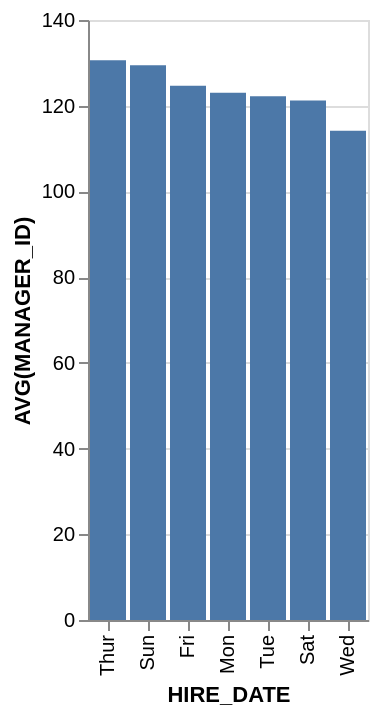

Describe this chart as a Vega-Lite specification.
### Vega-Lite specification from a JSON file in a GitHub repository (floating-point values rounded to 4 significant figures)
{"data": {"values": [{"x_data": "Thur", "y_data": 130.6}, {"x_data": "Sun", "y_data": 129.5}, {"x_data": "Fri", "y_data": 124.7}, {"x_data": "Mon", "y_data": 123}, {"x_data": "Tue", "y_data": 122.2}, {"x_data": "Sat", "y_data": 121.2}, {"x_data": "Wed", "y_data": 114.2}]}, "mark": "bar", "encoding": {"x": {"field": "x_data", "type": "nominal", "title": "HIRE_DATE", "sort": {"op": "sum", "field": "y_data", "order": "descending"}}, "y": {"field": "y_data", "type": "quantitative", "title": "AVG(MANAGER_ID)"}}}
